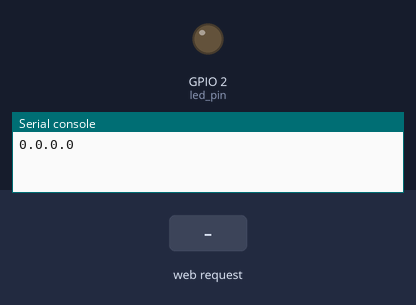
The program below on a simulated ESP8266 board running MicroPython. Shown: output pins drawn as LEDs (lit = HIGH, except the on-board LED, lit = LOW), the last lines printed to the serial console. Inputs (shaded band) come from the test bench. WiFi joins after 1.5 s.

Above: at 1.2 s.
1.3 s: HTTP request GET / received
At 2.6 s:
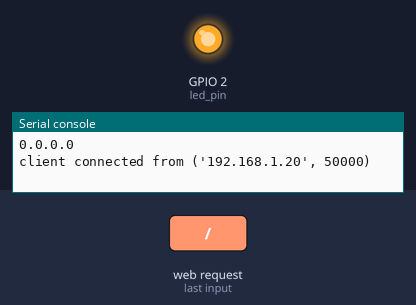
Timing chart, 0 to 4.3 s (numbered marks = the images above; inputs shaded):
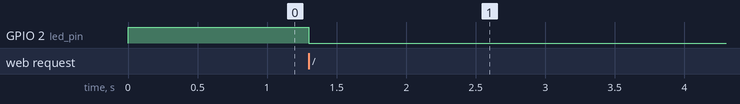

The program:

main.py
```python
import machine
import network
import socket

led_pin = machine.Pin(2,machine.Pin.OUT)
led_pin.high()

led_active = 0

sta_if = network.WLAN(network.STA_IF)
sta_if.active(True)
sta_if.connect('SSID', 'PASS')

address = socket.getaddrinfo('0.0.0.0', 80)[0][-1]
socket = socket.socket()
socket.bind(address)
socket.listen(1)

print(sta_if.ifconfig()[0])

while True:
    client, address = socket.accept()
    print('client connected from', address)
    req = client.recv(1024)

    if 'GET / ' in req:
        if led_active == 0:
            led_pin.low()
            led_active = 1
            client.send('LED is now ON')
        else:
            led_pin.high()
            led_active = 0
            client.send('LED is now OFF')

    client.close()
```

Measured:
- after the input at 1.3 s, GPIO 2 (led_pin): HIGH → LOW at once
